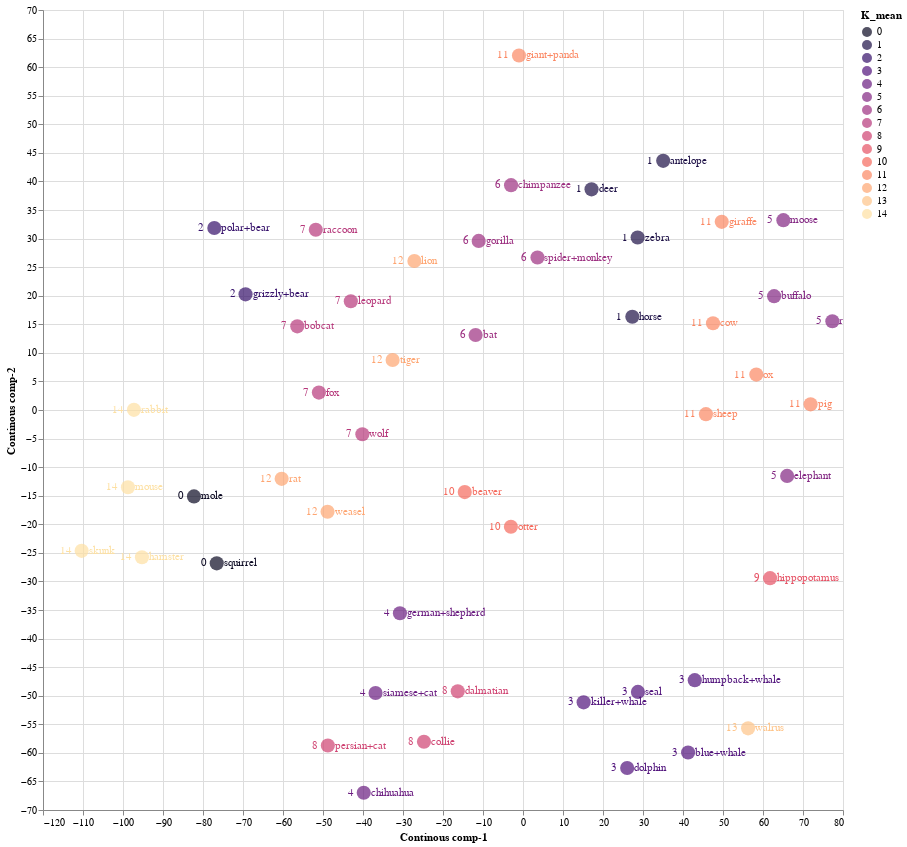

The cell this chart's notebook holds for it:
### Code cell
source = tsne_continous_df1

points = alt.Chart(source).mark_circle(size=200).encode(
    x='Continous comp-1:Q',
    y='Continous comp-2:Q',
    color=alt.Color('K_mean:N', scale=alt.Scale(scheme='Magma'))
    ).properties(
    width=800,
    height=800
)

text1 = points.mark_text(
    align='left',
    baseline='middle',
    dx=7
).encode(
    text='index:N'
)

text2 = points.mark_text(
    align='right',
    baseline='middle',
    dx=-10
).encode(
    text='K_mean:N'
)

points.interactive() + text1 + text2

### Figure 1 — Vega-Lite specification as saved in the notebook (floating-point values rounded to 4 significant figures)
{"config": {"view": {"continuousWidth": 400, "continuousHeight": 300}}, "layer": [{"mark": {"type": "circle", "size": 200}, "encoding": {"color": {"field": "K_mean", "scale": {"scheme": "Magma"}, "type": "nominal"}, "x": {"field": "Continous comp-1", "type": "quantitative"}, "y": {"field": "Continous comp-2", "type": "quantitative"}}, "height": 800, "selection": {"selector013": {"type": "interval", "bind": "scales", "encodings": ["x", "y"]}}, "width": 800}, {"mark": {"type": "text", "align": "left", "baseline": "middle", "dx": 7}, "encoding": {"color": {"field": "K_mean", "scale": {"scheme": "Magma"}, "type": "nominal"}, "text": {"field": "index", "type": "nominal"}, "x": {"field": "Continous comp-1", "type": "quantitative"}, "y": {"field": "Continous comp-2", "type": "quantitative"}}, "height": 800, "width": 800}, {"mark": {"type": "text", "align": "right", "baseline": "middle", "dx": -10}, "encoding": {"color": {"field": "K_mean", "scale": {"scheme": "Magma"}, "type": "nominal"}, "text": {"field": "K_mean", "type": "nominal"}, "x": {"field": "Continous comp-1", "type": "quantitative"}, "y": {"field": "Continous comp-2", "type": "quantitative"}}, "height": 800, "width": 800}], "data": {"name": "data-bbf15b6064ca6039730e65dfb1abce76"}, "$schema": "https://vega.github.io/schema/vega-lite/v4.17.0.json", "datasets": {"data-bbf15b6064ca6039730e65dfb1abce76": [{"Continous comp-1": 35.05, "Continous comp-2": 43.6, "index": "antelope", "order": "ARTIODACTYLA", "family": "BOVIDAE", "K_mean": 1}, {"Continous comp-1": -69.37, "Continous comp-2": 20.24, "index": "grizzly+bear", "order": "CARNIVORA", "family": "URSIDAE", "K_mean": 2}, {"Continous comp-1": 15.16, "Continous comp-2": -51.16, "index": "killer+whale", "order": "ARTIODACTYLA", "family": "DELPHINIDAE", "K_mean": 3}, {"Continous comp-1": -14.56, "Continous comp-2": -14.37, "index": "beaver", "order": "RODENTIA", "family": "APLODONTIIDAE", "K_mean": 10}, {"Continous comp-1": -16.31, "Continous comp-2": -49.24, "index": "dalmatian", "order": "CARNIVORA", "family": "CANIDAE", "K_mean": 8}, {"Continous comp-1": -48.78, "Continous comp-2": -58.71, "index": "persian+cat", "order": "CARNIVORA", "family": "FELIDAE", "K_mean": 8}, {"Continous comp-1": 27.33, "Continous comp-2": 16.32, "index": "horse", "order": "PERISSODACTYLA", "family": "EQUIDAE", "K_mean": 1}, {"Continous comp-1": -30.77, "Continous comp-2": -35.57, "index": "german+shepherd", "order": "CARNIVORA", "family": "CANIDAE", "K_mean": 4}, {"Continous comp-1": 41.27, "Continous comp-2": -59.94, "index": "blue+whale", "order": "ARTIODACTYLA", "family": "BALAENOPTERIDAE", "K_mean": 3}, {"Continous comp-1": -36.86, "Continous comp-2": -49.53, "index": "siamese+cat", "order": "CARNIVORA", "family": "FELIDAE", "K_mean": 4}, {"Continous comp-1": -110.3, "Continous comp-2": -24.65, "index": "skunk", "order": "CARNIVORA", "family": "MEPHITIDAE", "K_mean": 14}, {"Continous comp-1": -82.25, "Continous comp-2": -15.12, "index": "mole", "order": "EULIPOTYPHLA", "family": "TALPIDAE", "K_mean": 0}, {"Continous comp-1": -32.59, "Continous comp-2": 8.758, "index": "tiger", "order": "CARNIVORA", "family": "FELIDAE", "K_mean": 12}, {"Continous comp-1": 61.76, "Continous comp-2": -29.42, "index": "hippopotamus", "order": "ARTIODACTYLA", "family": "HIPPOPOTAMIDAE", "K_mean": 9}, {"Continous comp-1": -43.04, "Continous comp-2": 19.03, "index": "leopard", "order": "CARNIVORA", "family": "FELIDAE", "K_mean": 7}, {"Continous comp-1": 65.09, "Continous comp-2": 33.22, "index": "moose", "order": "ARTIODACTYLA", "family": "CERVIDAE", "K_mean": 5}, {"Continous comp-1": 3.624, "Continous comp-2": 26.68, "index": "spider+monkey", "order": "PRIMATES", "family": "ATELIDAE", "K_mean": 6}, {"Continous comp-1": 42.94, "Continous comp-2": -47.28, "index": "humpback+whale", "order": "ARTIODACTYLA", "family": "BALAENOPTERIDAE", "K_mean": 3}, {"Continous comp-1": 66.03, "Continous comp-2": -11.53, "index": "elephant", "order": "PROBOSCIDEA", "family": "ELEPHANTIDAE", "K_mean": 5}, {"Continous comp-1": -11.08, "Continous comp-2": 29.59, "index": "gorilla", "order": "PRIMATES", "family": "HOMINIDAE", "K_mean": 6}, {"Continous comp-1": 58.33, "Continous comp-2": 6.2, "index": "ox", "order": "ARTIODACTYLA", "family": "BOVIDAE", "K_mean": 11}, {"Continous comp-1": -51.02, "Continous comp-2": 3.042, "index": "fox", "order": "CARNIVORA", "family": "CANIDAE", "K_mean": 7}, {"Continous comp-1": 45.73, "Continous comp-2": -0.7283, "index": "sheep", "order": "ARTIODACTYLA", "family": "BOVIDAE", "K_mean": 11}, {"Continous comp-1": 28.73, "Continous comp-2": -49.33, "index": "seal", "order": "CARNIVORA", "family": "PHOCIDAE", "K_mean": 3}, {"Continous comp-1": -2.987, "Continous comp-2": 39.35, "index": "chimpanzee", "order": "PRIMATES", "family": "HOMINIDAE", "K_mean": 6}, {"Continous comp-1": -95.26, "Continous comp-2": -25.76, "index": "hamster", "order": "RODENTIA", "family": "CRICETIDAE", "K_mean": 14}, {"Continous comp-1": -76.57, "Continous comp-2": -26.84, "index": "squirrel", "order": "RODENTIA", "family": "SCIURIDAE", "K_mean": 0}, {"Continous comp-1": 77.34, "Continous comp-2": 15.54, "index": "rhinoceros", "order": "PERISSODACTYLA", "family": "RHINOCEROTIDAE", "K_mean": 5}, {"Continous comp-1": -97.27, "Continous comp-2": 0.03202, "index": "rabbit", "order": "LAGOMORPHA", "family": "LEPORIDAE", "K_mean": 14}, {"Continous comp-1": -11.85, "Continous comp-2": 13.13, "index": "bat", "order": "CHIROPTERA", "family": "PHYLLOSTOMIDAE", "K_mean": 6}, {"Continous comp-1": 49.68, "Continous comp-2": 32.93, "index": "giraffe", "order": "ARTIODACTYLA", "family": "GIRAFFIDAE", "K_mean": 11}, {"Continous comp-1": -40.16, "Continous comp-2": -4.25, "index": "wolf", "order": "CARNIVORA", "family": "CANIDAE", "K_mean": 7}, {"Continous comp-1": -39.81, "Continous comp-2": -66.98, "index": "chihuahua", "order": "CARNIVORA", "family": "CANIDAE", "K_mean": 4}, {"Continous comp-1": -60.33, "Continous comp-2": -12.05, "index": "rat", "order": "RODENTIA", "family": "CRICETIDAE", "K_mean": 12}, {"Continous comp-1": -48.86, "Continous comp-2": -17.81, "index": "weasel", "order": "CARNIVORA", "family": "MUSTELIDAE", "K_mean": 12}, {"Continous comp-1": -3.021, "Continous comp-2": -20.44, "index": "otter", "order": "CARNIVORA", "family": "MUSTELIDAE", "K_mean": 10}, {"Continous comp-1": 62.78, "Continous comp-2": 19.92, "index": "buffalo", "order": "ARTIODACTYLA", "family": "BOVIDAE", "K_mean": 5}, {"Continous comp-1": 28.66, "Continous comp-2": 30.18, "index": "zebra", "order": "PERISSODACTYLA", "family": "EQUIDAE", "K_mean": 1}, {"Continous comp-1": -1.004, "Continous comp-2": 62.04, "index": "giant+panda", "order": "CARNIVORA", "family": "URSIDAE", "K_mean": 11}, {"Continous comp-1": 17.13, "Continous comp-2": 38.61, "index": "deer", "order": "ARTIODACTYLA", "family": "CERVIDAE", "K_mean": 1}, {"Continous comp-1": -56.43, "Continous comp-2": 14.64, "index": "bobcat", "order": "CARNIVORA", "family": "FELIDAE", "K_mean": 7}, {"Continous comp-1": 71.89, "Continous comp-2": 0.9891, "index": "pig", "order": "ARTIODACTYLA", "family": "SUIDAE", "K_mean": 11}, {"Continous comp-1": -27.15, "Continous comp-2": 26.08, "index": "lion", "order": "CARNIVORA", "family": "FELIDAE", "K_mean": 12}, {"Continous comp-1": -98.76, "Continous comp-2": -13.51, "index": "mouse", "order": "RODENTIA", "family": "CRICETIDAE", "K_mean": 14}, {"Continous comp-1": -77.17, "Continous comp-2": 31.85, "index": "polar+bear", "order": "CARNIVORA", "family": "URSIDAE", "K_mean": 2}, {"Continous comp-1": -24.76, "Continous comp-2": -58.06, "index": "collie", "order": "CARNIVORA", "family": "CANIDAE", "K_mean": 8}, {"Continous comp-1": 56.27, "Continous comp-2": -55.71, "index": "walrus", "order": "CARNIVORA", "family": "ODOBENIDAE", "K_mean": 13}, {"Continous comp-1": -51.8, "Continous comp-2": 31.55, "index": "raccoon", "order": "CARNIVORA", "family": "PROCYONIDAE", "K_mean": 7}, {"Continous comp-1": 47.5, "Continous comp-2": 15.18, "index": "cow", "order": "ARTIODACTYLA", "family": "BOVIDAE", "K_mean": 11}, {"Continous comp-1": 26.04, "Continous comp-2": -62.64, "index": "dolphin", "order": "ARTIODACTYLA", "family": "DELPHINIDAE", "K_mean": 3}]}}
